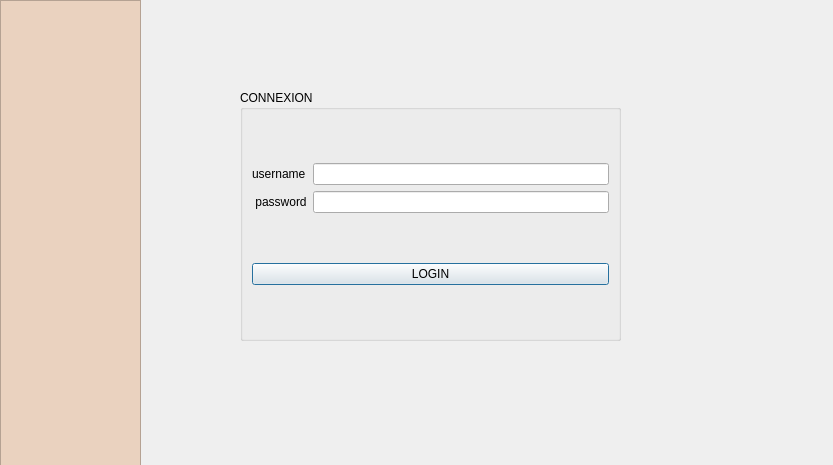
<?xml version="1.0" encoding="UTF-8"?>
<ui version="4.0">
 <class>Login</class>
 <widget class="QDialog" name="Login">
  <property name="geometry">
   <rect>
    <x>0</x>
    <y>0</y>
    <width>833</width>
    <height>465</height>
   </rect>
  </property>
  <property name="windowTitle">
   <string>Dialog</string>
  </property>
  <widget class="QGroupBox" name="groupBox">
   <property name="geometry">
    <rect>
     <x>240</x>
     <y>90</y>
     <width>381</width>
     <height>251</height>
    </rect>
   </property>
   <property name="title">
    <string>CONNEXION</string>
   </property>
   <layout class="QGridLayout" name="gridLayout">
    <item row="0" column="0">
     <layout class="QVBoxLayout" name="verticalLayout_4">
      <item>
       <widget class="QLabel" name="label_9">
        <property name="text">
         <string>username</string>
        </property>
       </widget>
      </item>
      <item>
       <widget class="QLabel" name="label_10">
        <property name="text">
         <string> password</string>
        </property>
       </widget>
      </item>
     </layout>
    </item>
    <item row="1" column="0" colspan="2">
     <widget class="QPushButton" name="login">
      <property name="text">
       <string>LOGIN</string>
      </property>
     </widget>
    </item>
    <item row="0" column="1">
     <layout class="QVBoxLayout" name="verticalLayout_3">
      <item>
       <widget class="QLineEdit" name="lineEdit"/>
      </item>
      <item>
       <widget class="QLineEdit" name="lineEdit_2">
        <property name="echoMode">
         <enum>QLineEdit::Password</enum>
        </property>
       </widget>
      </item>
     </layout>
    </item>
   </layout>
  </widget>
  <widget class="QFrame" name="frame">
   <property name="geometry">
    <rect>
     <x>0</x>
     <y>0</y>
     <width>141</width>
     <height>1351</height>
    </rect>
   </property>
   <property name="styleSheet">
    <string notr="true">#frame {
	background:rgb(234, 210, 191);
}</string>
   </property>
   <property name="frameShape">
    <enum>QFrame::StyledPanel</enum>
   </property>
   <property name="frameShadow">
    <enum>QFrame::Raised</enum>
   </property>
  </widget>
  <zorder>frame</zorder>
  <zorder>groupBox</zorder>
 </widget>
 <resources/>
 <connections/>
</ui>
